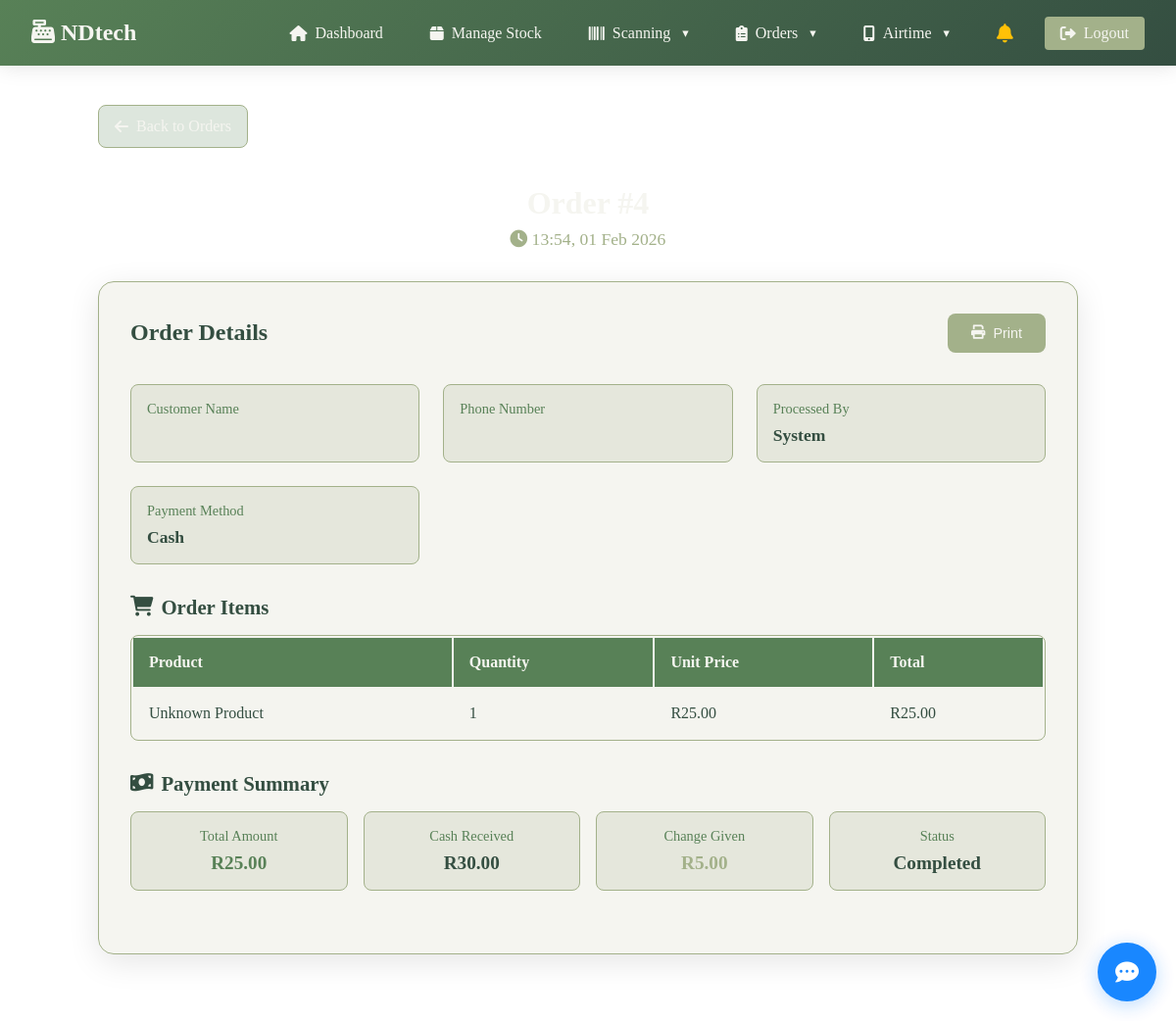
Page /completed_order_details/4/ (signed in) on the committed database.
### nano/models.py (models this page shows, shortened)
class CompletedOrder(models.Model):
    PAYMENT_METHOD_CHOICES = [
        ('cash', 'Cash'),
        ('card', 'Card'),
        ('mobile', 'Mobile Payment'),
    ]
    customer_name = models.CharField(max_length=100)
    customer_name_encrypted = models.TextField(blank=True, null=True)
    customer_phone = models.CharField(max_length=15)
    customer_phone_encrypted = models.TextField(blank=True, null=True)
    customer_email = models.EmailField(blank=True, null=True)
    customer_email_encrypted = models.TextField(blank=True, null=True)
    items = models.JSONField()  # Store cart items as JSON
    total = models.DecimalField(max_digits=10, decimal_places=2)
    cash_received = models.DecimalField(max_digits=10, decimal_places=2)
    change_given = models.DecimalField(max_digits=10, decimal_places=2)
    payment_method = models.CharField(max_length=10, choices=PAYMENT_METHOD_CHOICES, default='cash')
    completed_at = models.DateTimeField(auto_now_add=True)
    processed_by = models.ForeignKey(User, on_delete=models.SET_NULL, null=True)

### nano/views_legacy.py (the view)
# urls.py: path('completed_order_details/<int:order_id>/', views.completed_order_details, name='completed_order_details'),
@login_required
def completed_order_details(request, order_id):
    if not (request.user.is_superuser or (hasattr(request.user, 'userprofile') and request.user.userprofile.role in ['admin', 'manager', 'cashier'])):
        return HttpResponseForbidden("You do not have permission to access this page.")
    order = get_object_or_404(CompletedOrder, id=order_id)
    items_with_totals = []
    if order.items:
        for item in order.items:
            item_total = item.get('quantity', 0) * item.get('price', 0)
            items_with_totals.append({
                'product': item.get('product', 'Unknown Product'),
                'quantity': item.get('quantity', 0),
                'price': item.get('price', 0),
                'total': item_total
            })
    return render(request, 'nano/completed_order_details.html', {
        'order': order,
        'items_with_totals': items_with_totals
    })

### nano/authentication.py (called while the page is built)
    def get_user(self, user_id):
        try:
            user = User.objects.get(pk=user_id)
            if not user.is_active:
                return None
            try:
                user_profile = UserProfile.objects.get(user=user)
                if not user_profile.is_active:
                    return None
            except UserProfile.DoesNotExist:
                pass
            return user
        except User.DoesNotExist:
            return None

### nano/context_processors.py (called while the page is built)
def user_company_name(request):
    if request.user.is_authenticated and hasattr(request.user, 'userprofile'):
        company_name = getattr(request.user.userprofile, 'company_name', None)
        if company_name:
            return {'user_company_name': company_name}
    return {'user_company_name': 'NDtech'}

### nano/templates/nano/completed_order_details.html (shortened to what this page needs)
{% extends 'nano/base.html' %}
{% load static %}
{% block extra_css %}
<link rel="stylesheet" href="{% static 'nano/completed_orders.css' %}">
{% endblock %}
{% block content %}
<div class="main-container">
    <a href="{% url 'completed_orders' %}" class="back-link">
        <i class="fas fa-arrow-left"></i>
    </a>
    <header class="header">
        <h1>Order #{{ order.id }}</h1>
        <div class="subtitle">
            <i class="fas fa-clock"></i>
            {{ order.completed_at|date:"H:i, d M Y" }}
        </div>
    </header>
    <div class="order-card">
        <div class="order-header">
            <h2 class="order-title">Order Details</h2>
            <div class="order-actions">
                <button onclick="window.print()" class="btn btn-secondary">
                    <i class="fas fa-print"></i>
                    Print
                </button>
            </div>
        </div>
        <div class="info-grid">
            <div class="info-item">
                <div class="info-label">Customer Name</div>
            </div>
            <div class="info-item">
                <div class="info-label">Phone Number</div>
            </div>
            <div class="info-item">
                <div class="info-label">Processed By</div>
                <div class="info-value">{{ order.processed_by.username|default:"System" }}</div>
            </div>
            <div class="info-item">
                <div class="info-label">Payment Method</div>
                <div class="info-value">{{ order.get_payment_method_display|title }}</div>
            </div>
        </div>
        <div class="items-section">
            <h3 class="section-title">
                <i class="fas fa-shopping-cart"></i>
                Order Items
            </h3>
            <table class="items-table">
                <thead>
                    <tr>
                        <th>Product</th>
                        <th>Quantity</th>
                        <th>Unit Price</th>
                        <th>Total</th>
                    </tr>
                </thead>
                <tbody>
                    {% for item in items_with_totals %}
                    <tr>
                        <td>{{ item.product }}</td>
                        <td>{{ item.quantity }}</td>
                        <td>R{{ item.price }}</td>
                        <td>R{{ item.total }}</td>
                    </tr>
                    {% endfor %}
                </tbody>
            </table>
        </div>
        <div class="items-section">
            <h3 class="section-title">
                <i class="fas fa-money-bill-wave"></i>
                Payment Summary
            </h3>
            <div class="payment-grid">
                <div class="payment-item">
                    <div class="payment-label">Total Amount</div>
                    <div class="payment-value total">R{{ order.total }}</div>
                </div>
                <div class="payment-item">
                    <div class="payment-label">Cash Received</div>
                    <div class="payment-value cash">R{{ order.cash_received }}</div>
                </div>
                <div class="payment-item">
                    <div class="payment-label">Change Given</div>
                    <div class="payment-value change">R{{ order.change_given }}</div>
                </div>
                <div class="payment-item">
                    <div class="payment-label">Status</div>
                    <div class="payment-value">Completed</div>
                </div>
            </div>
        </div>
    </div>
</div>
{% endblock %}

### nano/static/nano/styles.css (style rules this page uses)
html, body { height: 100%; width: 100%; margin: 0; padding: 0; overflow: hidden; }

### nano/static/nano/notifications.css (style rules this page uses)
.btn { padding: 10px 20px; border: none; border-radius: 6px; cursor: pointer; font-size: 0.9rem; transition: all 0.2s ease; }
.btn-secondary { background: #6c757d; color: white; }

### nano/static/nano/completed_orders.css (style rules this page uses)
.order-card { background: rgba(245, 245, 240, 0.95); border: 2px solid #a3b18a; border-radius: 0.75rem; padding: 1.5rem; margin-bottom: 1rem; transition: all 0.3s ease; cursor: pointer; }
.order-header { display: flex; justify-content: space-between; align-items: center; margin-bottom: 1rem; flex-wrap: wrap; gap: 1rem; }
.back-link { display: inline-flex; align-items: center; gap: 0.5rem; color: #f5f5f0; text-decoration: none; padding: 0.75rem 1rem; background: rgba(88, 129, 87, 0.2); border-radius: 0.5rem; border: 1px solid #a3b18a; transition: all 0.3s ease; margin-bottom: 1rem; }
.main-container { max-width: 1000px; margin: 0 auto; padding: 1rem; }
.header { text-align: center; margin-bottom: 2rem; color: #f5f5f0; }
.header h1 { font-size: 2rem; margin-bottom: 0.5rem; color: #f5f5f0; }
.subtitle { color: #a3b18a; font-size: 1.1rem; }
.order-card { background: rgba(245, 245, 240, 0.95); border-radius: 1rem; padding: 2rem; box-shadow: 0 8px 32px rgba(0, 0, 0, 0.1); border: 1px solid #a3b18a; }
.order-header { display: flex; justify-content: space-between; align-items: center; margin-bottom: 2rem; flex-wrap: wrap; gap: 1rem; }
.order-title { color: #344e41; font-size: 1.5rem; margin: 0; }
.btn { padding: 0.75rem 1.5rem; border: none; border-radius: 0.5rem; cursor: pointer; font-weight: 500; transition: all 0.3s ease; text-decoration: none; display: inline-flex; align-items: center; gap: 0.5rem; }
.btn-secondary { background: #a3b18a; color: #f5f5f0; }
.info-grid { display: grid; grid-template-columns: repeat(auto-fit, minmax(250px, 1fr)); gap: 1.5rem; margin-bottom: 2rem; }
.info-item { background: rgba(163, 177, 138, 0.2); padding: 1rem; border-radius: 0.5rem; border: 1px solid #a3b18a; }
.info-label { font-size: 0.9rem; color: #588157; margin-bottom: 0.5rem; font-weight: 500; }
.info-value { font-size: 1.1rem; color: #344e41; font-weight: 600; }
.items-section { margin-bottom: 2rem; }
.section-title { color: #344e41; font-size: 1.3rem; margin-bottom: 1rem; display: flex; align-items: center; gap: 0.5rem; }
.items-table { width: 100%; background: rgba(245, 245, 240, 0.95); border-radius: 0.5rem; overflow: hidden; border: 1px solid #a3b18a; }
.items-table th { background: #588157; color: #f5f5f0; padding: 1rem; text-align: left; font-weight: 600; }
.items-table td { padding: 1rem; border-bottom: 1px solid #a3b18a; color: #344e41; }
.items-table tbody tr:last-child td { border-bottom: none; }
.payment-grid { display: grid; grid-template-columns: repeat(auto-fit, minmax(200px, 1fr)); gap: 1rem; }
.payment-item { background: rgba(163, 177, 138, 0.2); padding: 1rem; border-radius: 0.5rem; border: 1px solid #a3b18a; text-align: center; }
.payment-label { font-size: 0.9rem; color: #588157; margin-bottom: 0.5rem; font-weight: 500; }
.payment-value { font-size: 1.2rem; font-weight: 700; color: #344e41; }
.payment-value.total { color: #588157; }
.payment-value.cash { color: #344e41; }
.payment-value.change { color: #a3b18a; }

### rows in the picture
CompletedOrder: completed_at "13:54, 01 Feb 2026", processed_by.username "System", payment_method "Cash", total "25.00", cash_received "30.00", change_given "5.00"

### other values in the picture
{{ user_company_name|default:"NDtech" }} "NDtech"
{{ item.product }} "Unknown Product"
{{ item.quantity }} "1"
{{ item.price }} "25.00"
{{ item.total }} "25.00"
